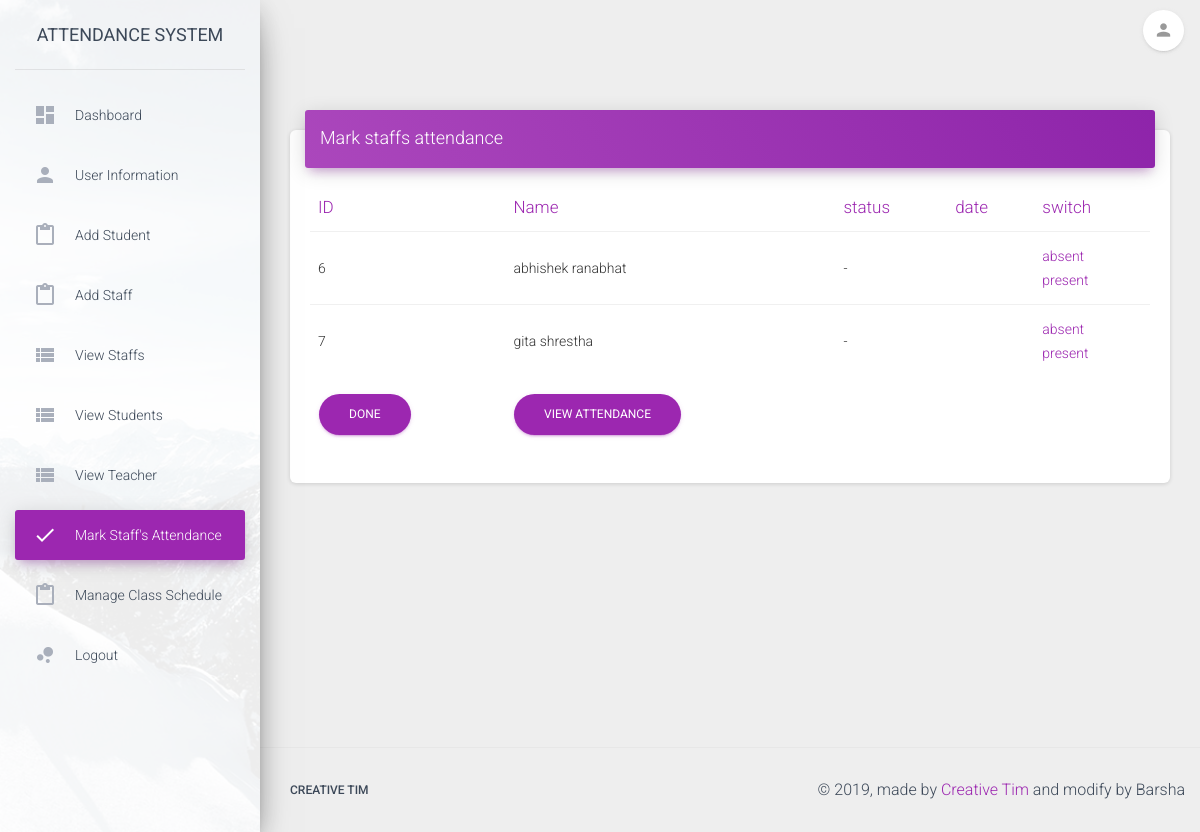
Screenshot of /pages/admin/mark_staff_attendence.php (signed in) with the database file from the repository.
### tables this page shows
CREATE TABLE `tbl_users` (
  `Uid` int(11) NOT NULL,
  `Uname` varchar(200) NOT NULL,
  `Ufname` varchar(100) NOT NULL,
  `Ugender` enum('male','female','other','') NOT NULL,
  `Uemail` varchar(200) NOT NULL,
  `status` enum('active','inactive','disabled','') NOT NULL,
  `Udob` date NOT NULL,
  `Udoj` date NOT NULL,
  `Uaddress` varchar(200) NOT NULL,
  `Ucontact` varchar(10) NOT NULL,
  `Upassword` varchar(200) NOT NULL,
  `role` enum('teacher','admin','staff') NOT NULL
);

### pages/admin/mark_staff_attendence.php (the view, shortened to what this page needs)
<!DOCTYPE html>
<html lang="en">
<head>
<?php include '../head.php'; ?>
</head>
<body class="">
  <div class="wrapper ">
<?php include '../../view/admin/sidebar.php';
include '../../common/connect.php'; ?>
<div class="main-panel">
<?php include '../../view/admin/navbar.php';?>
      <div class="content">
        <div class="container-fluid">
          <div class="row">  <div class="col-md-12">
          <div class="card">
                <div class="card-header card-header-primary">
                  <h4 class="card-title ">Mark staffs attendance</h4>
                 </div>
                <div class="card-body">
                  <div class="table-responsive">
                    <table class="table">
                      <thead class=" text-primary">
                        <th>
                          ID
                        </th>
                        <th>
                          Name
                        </th>
                        <th>
                        status
                        </th>
                        <th>date</th>
                        <th> switch </th>
                        </thead>
                        <tbody>
                        <?php
                include '../../common/connect.php';
               $sql="SELECT * FROM tbl_users
                WHERE role='staff' ";
                $result=mysqli_query($con,$sql);
                while($row=mysqli_fetch_assoc($result))
                {
                ?>
                        <tr>
                          <td>
                            <?php echo($row['Uid']); ?>
                          </td>
                          <td>
                          <?php echo($row['Ufname']); ?>
                          </td>
                          <td>
                          <?php
                          $sid=$row['Uid'];
                          $asql="SELECT * from tbl_staff_attendance WHERE date=CURRENT_DATE and sid=$sid";
                          $resultee=mysqli_query($con,$asql);
                          $prow=mysqli_fetch_assoc($resultee);
                          if(mysqli_num_rows($resultee)==0)
                          {
                            echo("-");
                          }
                          else
                          {
                          echo($prow['status']);
                          } ?>
                          </td>
                          <td><?php echo($prow['date']); ?></td>
                          <td>
                          <?php
                          if(mysqli_num_rows($resultee)==0)
                          { ?>
                            <a href="../../controller/admin/mark_staff_attendence_controller.php?uid=<?php echo($row['Uid']);?>&status=absent"> absent </a>
                            <br>
                            <a href="../../controller/admin/mark_staff_attendence_controller.php?uid=<?php echo($row['Uid']);?>&status=present"> present </a>
                     <?php     }
                          ?>
                          </td>
                        <?php   }  ?>
                       </tbody>
                       <tfoot><tr><td>
                          <a href="admin_dashboard.php" class="btn btn-primary btn-round">done</a>
                         </td>
                         <td>
                          <a href="view_staff.php" class="btn btn-primary btn-round">
                view Attendance</a>
                         </td></tr></tfoot>
                    </table>
                    </div>
                </div></div></div></div></div>
      </div>
      <footer class="footer">
        <div class="container-fluid">
          <nav class="float-left">
            <ul>
              <li>
                <a href="https://www.creative-tim.com">
                  Creative Tim
                </a>
              </li>
            </ul>
          </nav>
          <div class="copyright float-right">
            &copy;
            , made by
            <a href="https://www.creative-tim.com" target="_blank">Creative Tim</a> and modify by Barsha
          </div>
        </div>
      </footer>
    </div>
  </div>
</body>
</html>

### rows the page displays
tbl_users: Uid "6", Ufname "abhishek ranabhat"
tbl_users: Uid "7", Ufname "gita shrestha"
